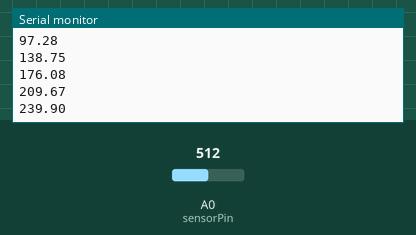
Simulated run of this sketch. Board: Arduino Uno, built with avr-gcc and run on an emulated ATmega328P. Parts: the last lines printed to the serial monitor. Inputs (shaded band) come from the test bench; at power-on: A0 (sensorPin) = 512. No radio packets arrive unless stated.

Above: at 1.2 s.
1.3 s: A0 (sensorPin) set to 716
At 1.38 s:
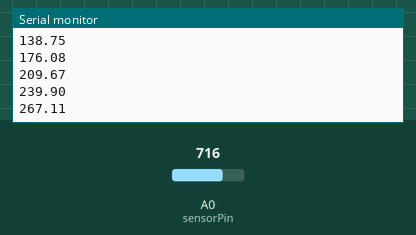
2.8 s: A0 (sensorPin) set to 900
At 2.8 s:
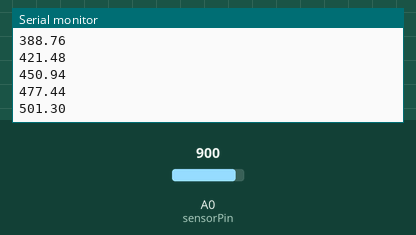
Timing chart, 0 to 5.8 s (numbered marks = the images above; inputs shaded):
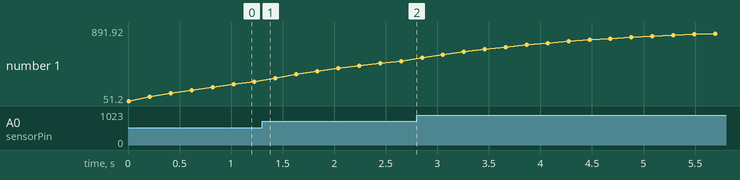

The sketch:

BCI_receiver.ino
```cpp
#include <SPI.h>
#include <nRF24L01.h>
#include <RF24.h>

RF24 radio(7, 8);
const byte address[6] = "00001";

#define ALPHA 0.1
int sensorPin = A0;
float smoothedValue = 0;
int y = smoothedValue;
int trig = 0;
int x = 630;

void setup() {
  pinMode(sensorPin, INPUT);
  Serial.begin(115200);

  radio.begin();
  radio.openWritingPipe(address);
  radio.setPALevel(RF24_PA_LOW);
  radio.stopListening();
}

void loop() {

  int a = analogRead(sensorPin);
  int b = analogRead(sensorPin);
  int c = analogRead(sensorPin);
  int d = analogRead(sensorPin);
  int e = analogRead(sensorPin);
  int f = analogRead(sensorPin);
  int g = analogRead(sensorPin);
  int h = analogRead(sensorPin);
  int i = analogRead(sensorPin);
  int j = analogRead(sensorPin);
  int sensorValue = (a+b+c+d+e+f+g+h+i+j)/10;

  smoothedValue = ALPHA * sensorValue + (1 - ALPHA) * smoothedValue;


  byte smoothedBytes[sizeof(smoothedValue)];
  memcpy(smoothedBytes, &smoothedValue, sizeof(smoothedValue));

  radio.write(&smoothedBytes, sizeof(smoothedBytes));
  Serial.println(smoothedValue);
  delay(200);

}
```

Measured:
- plotted number 1: 267.11 → 501.3 after the input at 1.3 s, 501.3 → 891.92 after the input at 2.8 s
